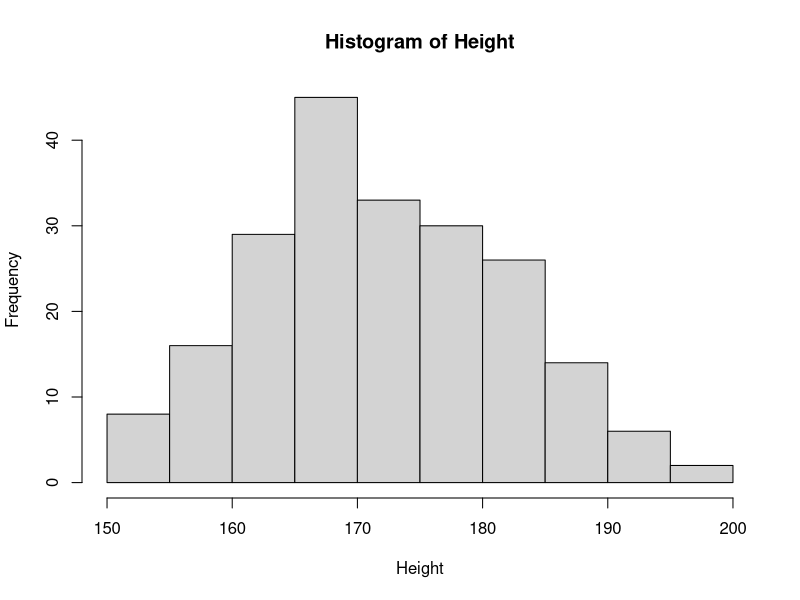
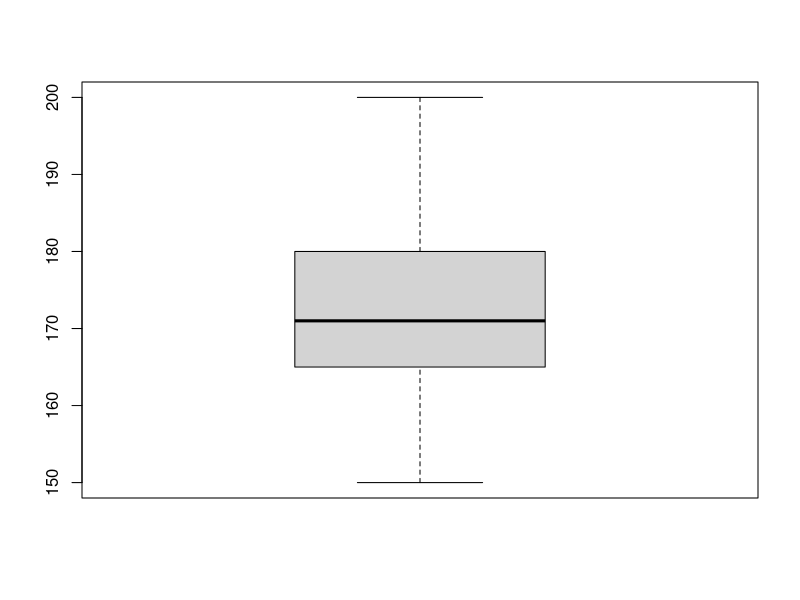
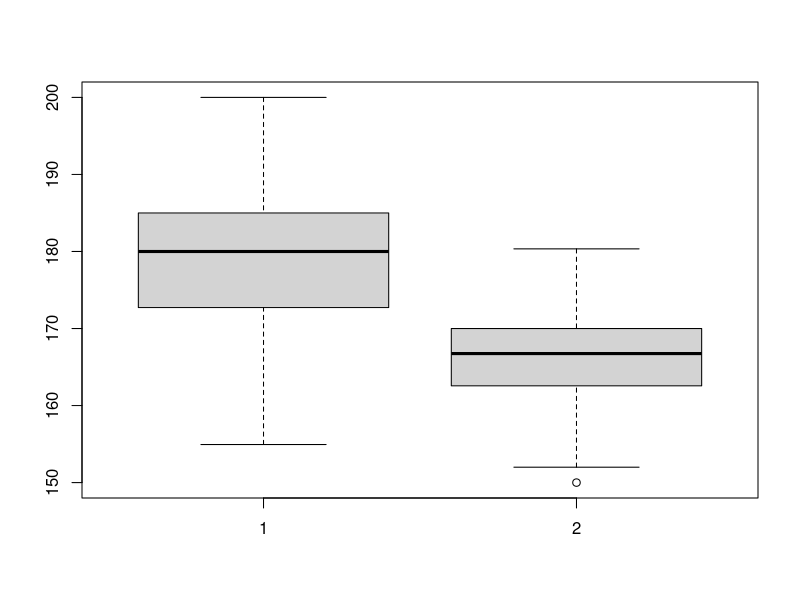
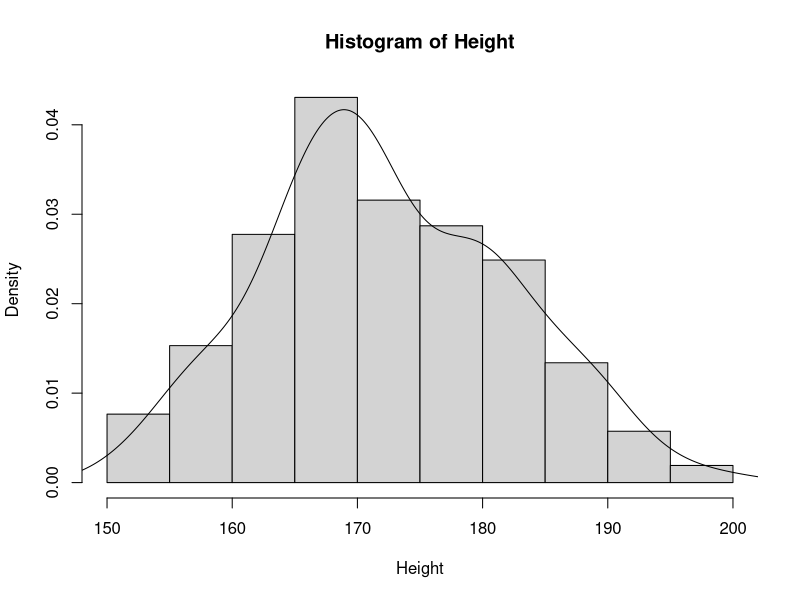

Source code (R) for these figures, in order:
install.packages('MASS')

library('MASS')

attach(survey)

h = hist(Height)

boxplot(Height)

males = Sex == 'Male'

females = Sex == 'Female'

boxplot(Height[males], Height[females])

hist(Height, probability = T)

lines(density(Height, na.rm = T))

